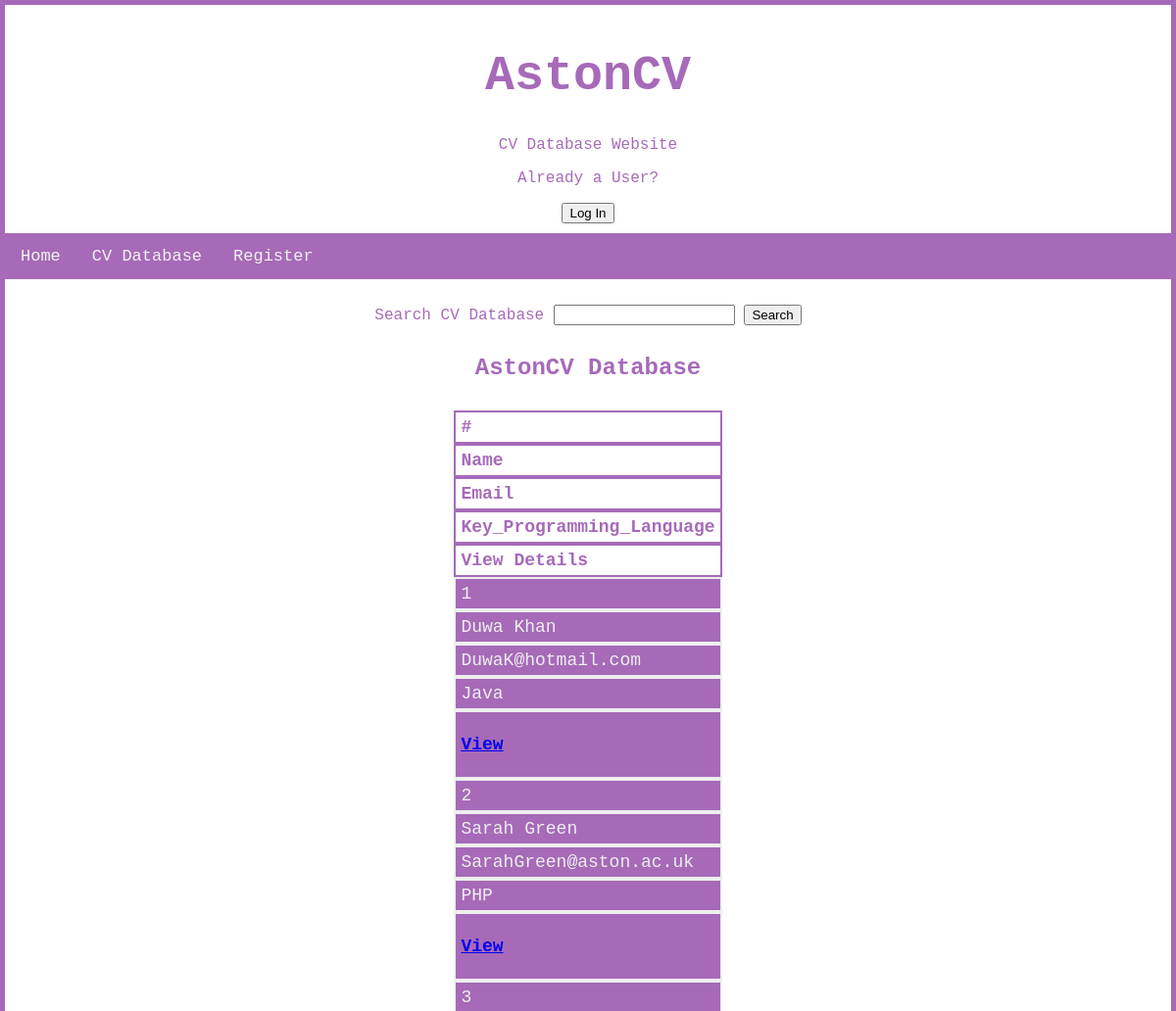
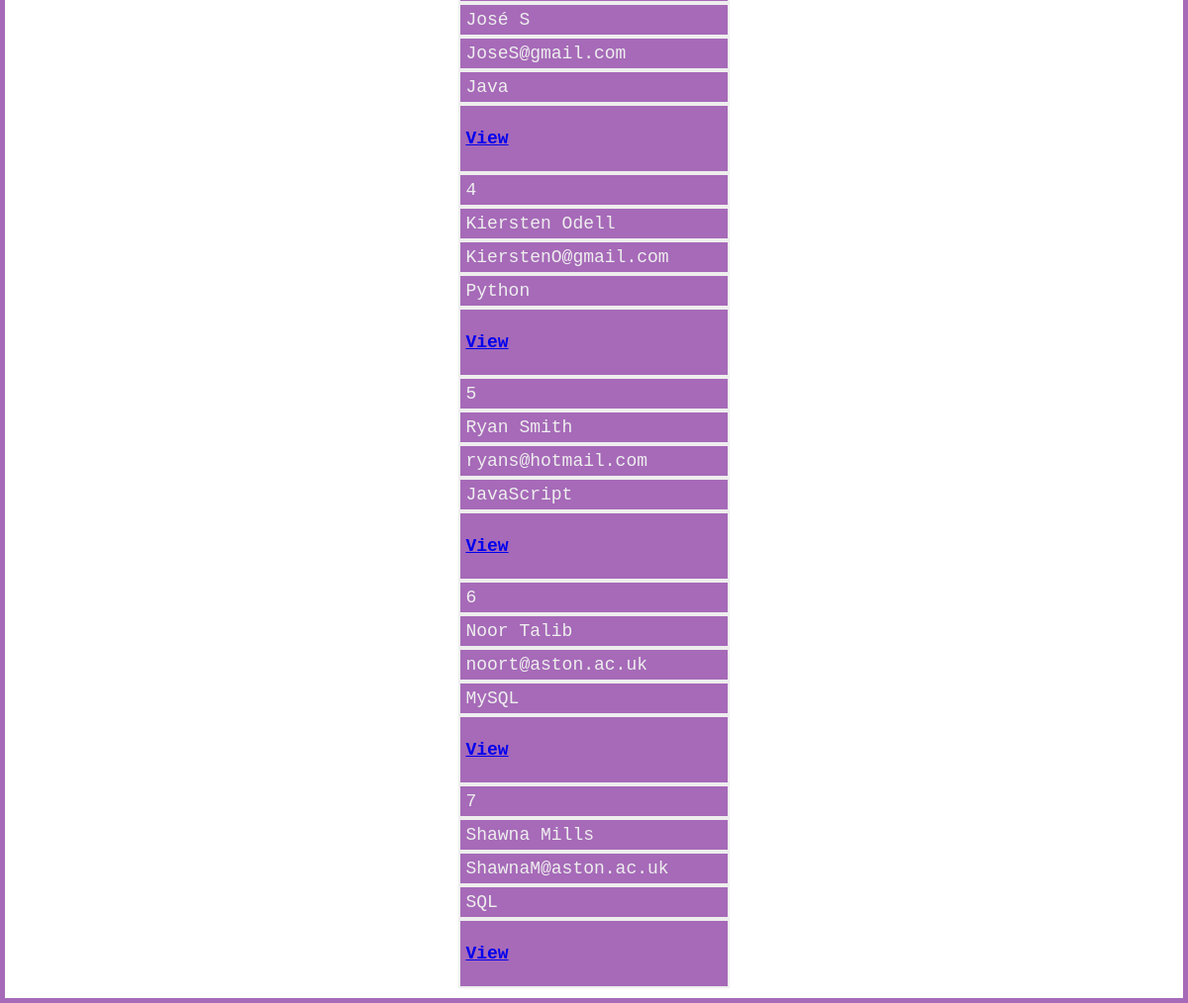
Page /Portfolio3/Astoncv/CVdb.php on the committed database (2 pictures, top to bottom).
### tables this page shows
CREATE TABLE `cvs` (
  `id` int(20) UNSIGNED NOT NULL,
  `name` varchar(100) NOT NULL,
  `email` varchar(100) NOT NULL,
  `password` varchar(255) NOT NULL,
  `keyprogramming` varchar(255) DEFAULT NULL,
  `profile` varchar(500) DEFAULT NULL,
  `education` varchar(500) DEFAULT NULL,
  `URLlinks` varchar(500) DEFAULT NULL
);

### Portfolio3/Astoncv/includes/dbh.php (called while the page is built)
<?php
class Dbh {
    private $host = "localhost";
    private $user = "u-210044641";
    private $pwd = "G2Rv9Ds6kDtmMNt";
    private $dbName = "u_210044641_astoncv";
    protected function connect() {
        try{
        $dsn = 'mysql: host=' . $this->host . ';dbname=' . $this->dbName;
        $pdo = new PDO($dsn, $this->user, $this->pwd);
        $pdo->setAttribute(PDO::ATTR_DEFAULT_FETCH_MODE, PDO::FETCH_ASSOC);
        return $pdo;
        }catch (PDOException $ex) {
            print "Error!: " . $ex->getMessage() . "<br/>";
        }
    }
}

### Portfolio3/Astoncv/CVdb.php (the view, shortened to what this page needs)
<?php
include_once 'includes/dbh.php';
?>
<table cellspacing="0" cellpadding="5" id="myTable" style="overflow-x:auto">
  <tr>
    <th align='left'><b>#</b></th>
    <th align='left'><b>Name</b></th>
    <th align='left'><b>Email</b></th>
    <th align='left'><b>Key_Programming_Language</b></th>
    <th align='left'><b>View Details</b></th>
  </tr>
  <?php
  class CVdb extends Dbh
  {
    public function getCV()
    {
      try {
        $sql = "SELECT * FROM cvs";
        $statement = $this->connect()->query($sql);
        if ($statement && $statement->rowCount() > 0) {
          while ($row = $statement->fetch()) { ?>
            <tr>
              <td align='left'><?php echo $row['id'] ?></td>
              <td align='left'><?php echo $row['name'] ?> </td>
              <td align='left'><?php echo $row['email'] ?> </td>
              <td align='left'><?php echo $row['keyprogramming'] ?> </td>
              <td align='left'><a href="view.php?id=<?php echo $row['id'] ?>">
                  <p><strong>View</strong></p>
                </a> </td>
            </tr>
  <?php
          }
        } else {
          echo "<p>No CVs found in Database.</p>";
        }
      } catch (PDOexception $ex) {
        echo "Sorry, a database error occurred! <br>";
        echo "Error details: <em>" . $ex->getMessage() . "</em>";
      }
    }
  }
  ?>
  <!DOCTYPE html>
  <html lang="en">
  <link rel="stylesheet" type="text/css" href="css/style.css" />
  </head>
  <header>
    <h1>AstonCV</h1>
    <p> CV Database Website </p>
    <p> Already a User? </p>
    <a href="index.php">
      <button type="button">Log In</button>
    </a>
  </header>
  <body>
    <nav>
      <div class="topnav">
        <a href="index.php">Home</a>
        <a href="CVdb.php">CV Database</a>
        <a href="register.php">Register</a>
      </div>
    </nav>
    <section id=searchcv>
      <form action="searchdb.php" method="GET">
        <label> Search CV Database </label>
        <input type="text" name="search" value="<?php if (isset($_GET['search'])) {
                                                  echo $_GET['search'];
                                                } ?>">
        <input type="submit" value="Search" />
      </form>
    </section>
    <div class="database">
      <h2> AstonCV Database </h2>
      <?php
      $dbobj = new CVdb();
      echo $dbobj->getCV();
      ?>
    </div>
  </body>
  </html>

### Portfolio3/Astoncv/css/style.css (style rules this page uses)
body { font-family: "Lucida Console", "Courier New", monospace; border: 5px solid #944baad3; margin: 0 auto; color: #944baad3; }
header { padding: 10px; text-align: center; color: #944baad3; }
header h1 { font-size: 50px; }
.topnav { overflow: hidden; background-color: #944baad3; font-family: "Lucida Console", "Courier New", monospace; }
.topnav a { float: left; color: #f2f2f2; text-align: center; padding: 14px 16px; text-decoration: none; font-size: 17px; }
table { display: flex; flex-wrap: wrap; justify-content: center; font-size: large; padding-top: 200px; padding: 10px; color: #eee; font-family: "Lucida Console", "Courier New", monospace; }
th { border: #944baad3 2px solid; color: #944baad3; }
td { text-align: left; border: #eee 2px solid; background-color: #944baad3; }
@media only screen and (max-width: 760px),
  (min-device-width: 768px) and (max-device-width: 1024px) { th, td, tr { display: block; } }
.database { display: flex; flex-wrap: wrap; justify-content: center; color: #944baad3; font-family: "Lucida Console", "Courier New", monospace; }
#searchcv { text-align: center; padding: 10px; color: #944baad3; font-family: "Lucida Console", "Courier New", monospace; }

### rows in the picture
cvs: id "1", name "Duwa Khan", email "DuwaK@hotmail.com", keyprogramming "Java"
cvs: id "2", name "Sarah Green", email "SarahGreen@aston.ac.uk", keyprogramming "PHP"
cvs: id "3", name "José S", email "JoseS@gmail.com", keyprogramming "Java"
cvs: id "4", name "Kiersten Odell", email "KierstenO@gmail.com", keyprogramming "Python"
cvs: id "5", name "Ryan Smith", email "ryans@hotmail.com", keyprogramming "JavaScript"
cvs: id "6", name "Noor Talib", email "noort@aston.ac.uk", keyprogramming "MySQL"
cvs: id "7", name "Shawna Mills", email "ShawnaM@aston.ac.uk", keyprogramming "SQL"
